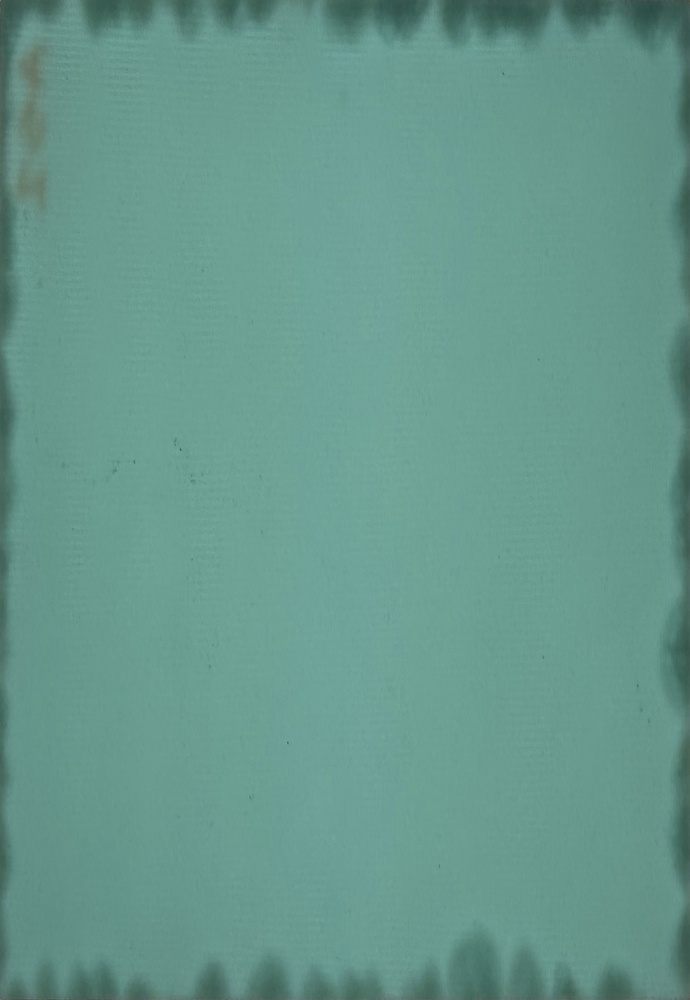
#> input picture corrected/AS1 Back.jpeg, 690 x 1000 px, shrunk from 2000 x 2900 before the run; its folder holds only this picture in this run
$ python damageAssesment.py
#> lines starting #> are read from the running program, lines starting #| are printed output that depends on the picture
import cv2
import numpy as np
from matplotlib import pyplot as plt
from scipy.optimize import curve_fit
import pandas as pd

SCALE = 0.0025 #1mm = 400 pixel

def Gauss(x,a,x0,sigma):
    return a*np.exp(-(x-x0)**2/(2*sigma**2))


def getDamageInfo(file):
#> called with file = 'corrected/AS1 Back.jpeg'
    img = cv2.imread(file)
#> img is the input picture: shape (1000, 690, 3); mean B, G, R 140.4, 152, 102.7
    #print(img)
    imgray = cv2.cvtColor(img, cv2.COLOR_RGB2GRAY)
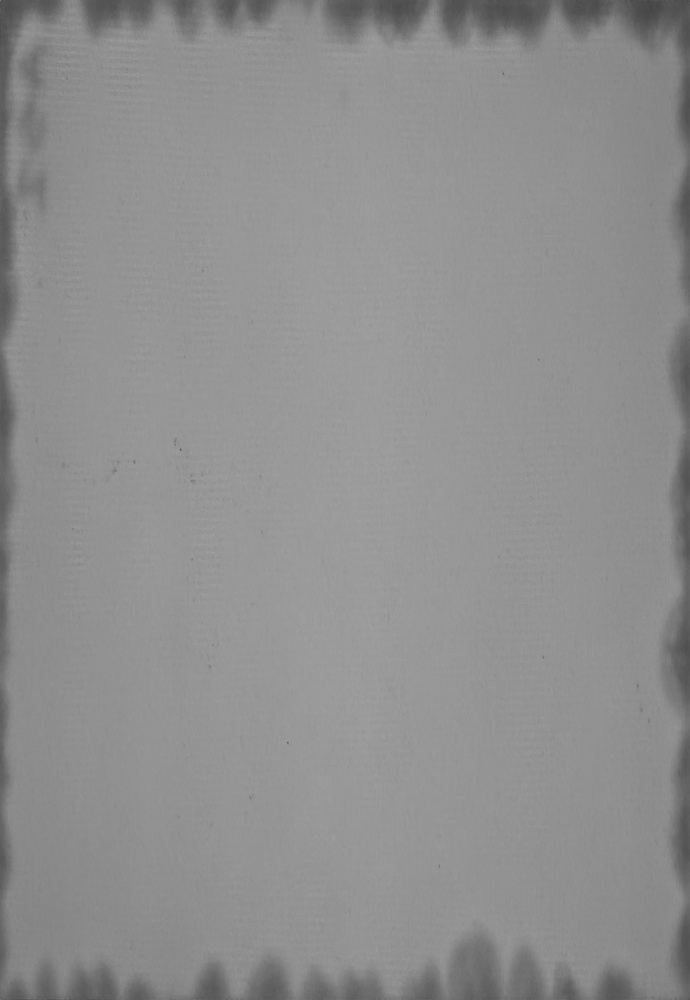
#> imgray: shape (1000, 690); min 69, max 161, mean 142.9
    #print(imgray.shape)
    noPixel = imgray.shape[0]*imgray.shape[1]
#> noPixel = 690000
    histogram, bin_edges = np.histogram(imgray, bins=256, range=(0, 255))
#> histogram = 256 values, max 49453 at index 148, min 0 at index 0, mean 2695.3; bin_edges = 257 values from 0 to 255
    freq = []; colour = []; percfreq = []; data = []
    for index, x in enumerate(histogram):
        colour.append(index)
        freq.append(histogram[index])
        data.append([index,histogram[index]])
        percfreq.append((histogram[index]/noPixel)*100)
#> after the loop, colour = 256 values from 0 to 255; data = 256 pairs, first value 0 to 255, second value 0 to 49453; freq has the same summary as histogram; percfreq = 256 values, max 7.17 at index 148, min 0 at index 0, mean 0.391
    grad = np.gradient(data, axis=0)
#> grad = 256 pairs, first value 1 to 1, second value -7710.5 to 5595
    data = np.array(data)
    gradmax = np.argmax(grad, axis = 0)
#> gradmax = [0, 146]
    gradmin = np.argmin(grad, axis = 0)
#> gradmin = [0, 155]
    yintercept = ((gradmax + gradmin) // 2)[1] # "max" point
#> yintercept = 150
    #print(yintercept)
    #print(grad)
    grad2 = np.gradient(grad[:,1])
#> grad2 = 256 values, max 3101.8 at index 157, min -3305.5 at index 147, mean 0
    #print(grad2)

    for x in range(yintercept,0,-1):
        print(x)
        """if grad2[x] < 200 and grad2[x] > 0:
            UpperCuttOff = x
            break"""
        if grad[x,1] < 500 and grad2[x] > 0:
            UpperCuttOff = x
            break
    lowerCutOff = 0
    for y in range(0,UpperCuttOff):
        if data[y][1] >20:
            lowerCutOff = y
            print(lowerCutOff)
            break

    damage = data[lowerCutOff:UpperCuttOff]
#> damage = 59 pairs, first value 72 to 130, second value 25 to 2032
    #print(damage)
    y = damage[:,1]
#> y = 59 values, max 2032 at index 58, min 25 at index 0, mean 1178.2
    x = damage[:,0]
#> x = 59 values from 72 to 130
    #print(x)
    mean = sum(x * y) / sum(y)
#> mean = 108.7
    sigma = np.sqrt(sum(y * (x - mean)**2) / sum(y))
#> sigma = 14
    area = sum(y)*0.0025
#> area = 173.8
    #print(mean)
    try:
        popt,pcov = curve_fit(Gauss, x, y, p0=[max(y), mean, sigma])
#> popt = [1765.4, 121.2, 25.98]; pcov = [[1738.4, 26.92, 1.43], [26.92, 4.52, 3.37], [1.43, 3.37, 3.3]]
    except:
        print("Couldnt fit curve" + "\n" + "Probally due to no damage existing")
        popt = -1
        plt.imshow(imgray)
        plt.title("Image of coupon")
        plt.show()
        #input()
        return -1, -1, -1, -1, 0, 0, lowerCutOff, UpperCuttOff
     #1 mm = 20 pixel so 1 pixel = 0.05mm so 1x1 pixel = 0.0025mm^2

    plt.subplot(2, 2, 1)
    plt.bar(colour, freq) # x axis: colour, y axis: freq
    plt.title("Histogram of damage")
    plt.plot(damage[:,0],damage[:,1],color = 'orange')
    plt.xlabel("Frequency of certain shade")
    plt.ylabel("Shade of pixel")
    plt.plot(grad2, color = "green")
    plt.plot(grad[:,1], color = "pink")

    plt.subplot(2,2,2)
    plt.imshow(imgray)
    plt.title("Image of coupon")
    #plt.show()


    plt.subplot(2,2,3)
    plt.plot(damage)

    plt.subplot(2,2,4)

    plt.plot(x, y, 'b+:', label='data')
    plt.plot(x, Gauss(x, *popt), 'r-', label='fit')
    plt.legend()
    plt.tight_layout()

    plt.show()
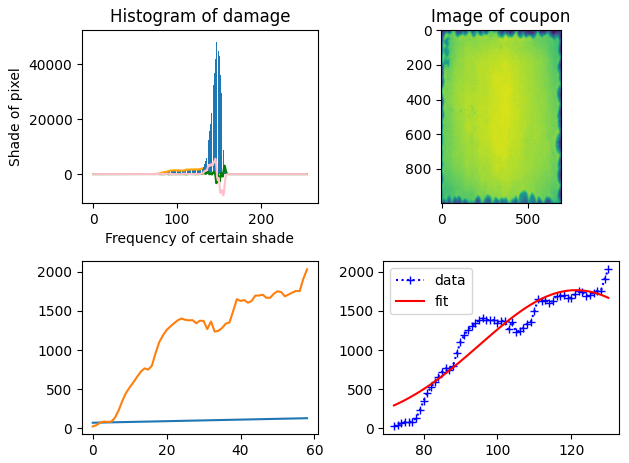
#> figure drawn by matplotlib, 4 panels; panel 1: tallest bar 49453 high, from x = 147.6 to 148.4; panel 1: curve peaks at x = 130, y = 2032; panel 1: curve peaks at x = 157, y = 3101.8; panel 1: curve peaks at x = 146, y = 5595
    return popt[0],popt[1], popt[2], mean, sigma, area, UpperCuttOff, lowerCutOff #returns [[a,x0,sigma of guassian],total area of damage


import os

import pandas as pd

path = "corrected"
files = os.listdir(path)
print(files)
info = []
#info.append(["a","x0","sigma","mean","std dev","area"])
for file in files:
    imgPath = "corrected/"+file
    #imgPath = "cropped/MA5.jpg"
    info.append(getDamageInfo(imgPath))
#plt.show()
#print((info[0]))
np.savetxt("DamageCurveData.csv",info,delimiter=",")

$ run again, on corrected/AS3 Front.jpeg
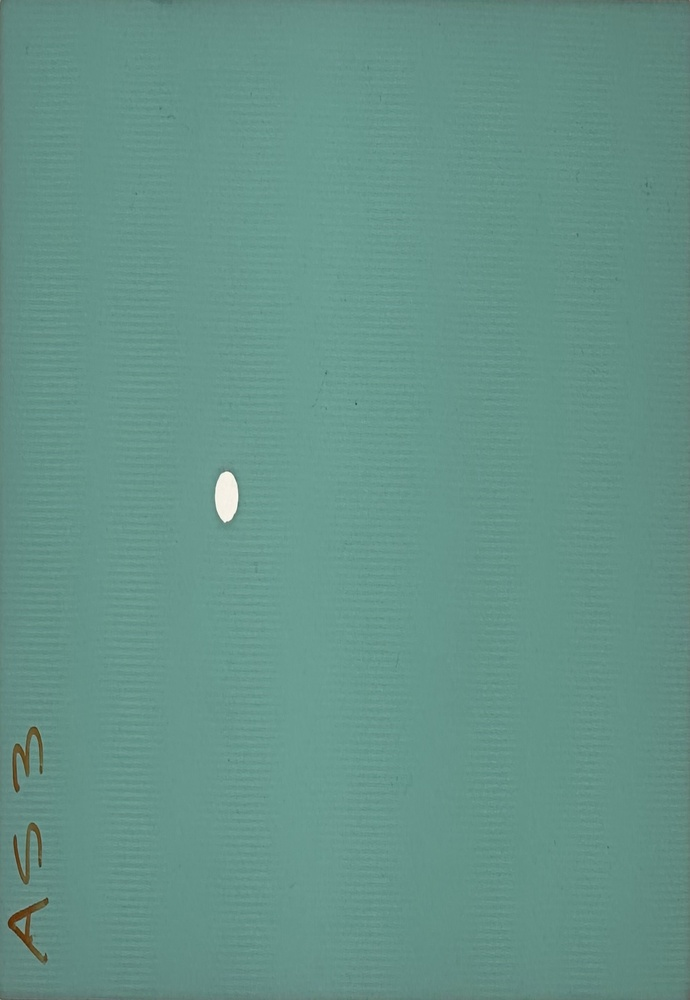
#> input picture corrected/AS3 Front.jpeg, 690 x 1000 px, shrunk from 2000 x 2900 before the run
#> in getDamageInfo, img is the input picture: shape (1000, 690, 3); mean B, G, R 136.3, 146.7, 100.8
#> in getDamageInfo, `imgray = cv2.cvtColor(img, cv2.COLOR_RGB2GRAY)`:
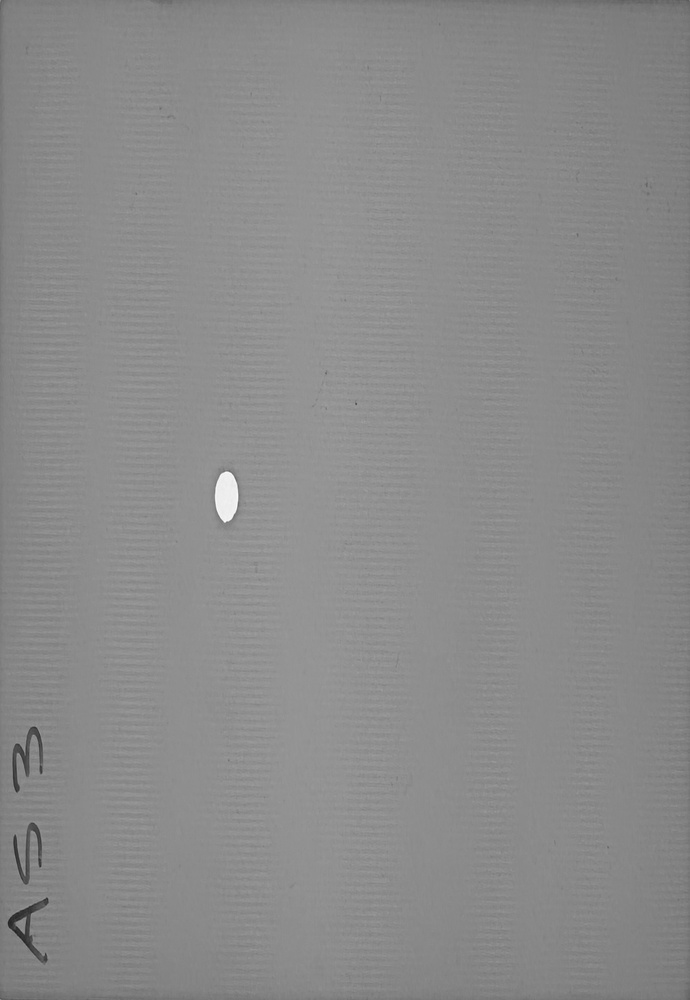
#> imgray: shape (1000, 690); min 32, max 252, mean 138.4
#> histogram = 256 values, max 46814 at index 139, min 0 at index 0, mean 2695.3; bin_edges = 257 values from 0 to 255
#> the loop in getDamageInfo, `for index, x in enumerate(histogram):` made 256 passes
#> x on passes 1 to 3: 0, 0, 0
#> after the loop in getDamageInfo, `for index, x in enumerate(histogram):`: colour = 256 values from 0 to 255; data = 256 pairs, first value 0 to 255, second value 0 to 46814; freq has the same summary as histogram; percfreq = 256 values, max 6.78 at index 139, min 0 at index 0, mean 0.391
#> grad = 256 pairs, first value 1 to 1, second value -6952.5 to 5200
#> gradmax = [0, 137]
#> gradmin = [0, 149]
#> yintercept = 143
#> grad2 = 256 values, max 2446 at index 150, min -3171.5 at index 139, mean 0
#> damage = 73 pairs, first value 48 to 120, second value 15 to 1088
#> y = 73 values, max 1088 at index 72, min 15 at index 48, mean 101.7
#> in getDamageInfo, `x = damage[:,0]`: x = 73 values from 48 to 120
#> mean = 104.7
#> sigma = 20.24
#> area = 18.56

$ run again, on corrected/AS4 Back.jpeg
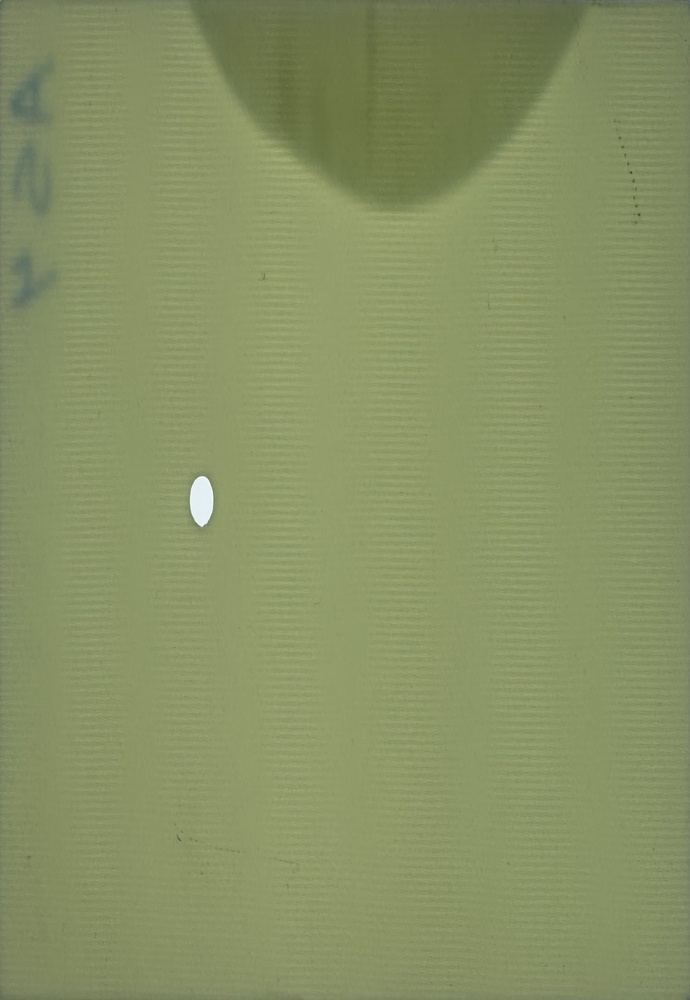
#> input picture corrected/AS4 Back.jpeg, 690 x 1000 px, shrunk from 2000 x 2900 before the run
#> in getDamageInfo, img is the input picture: shape (1000, 690, 3); mean B, G, R 100, 145.7, 135.4
#> in getDamageInfo, `imgray = cv2.cvtColor(img, cv2.COLOR_RGB2GRAY)`:
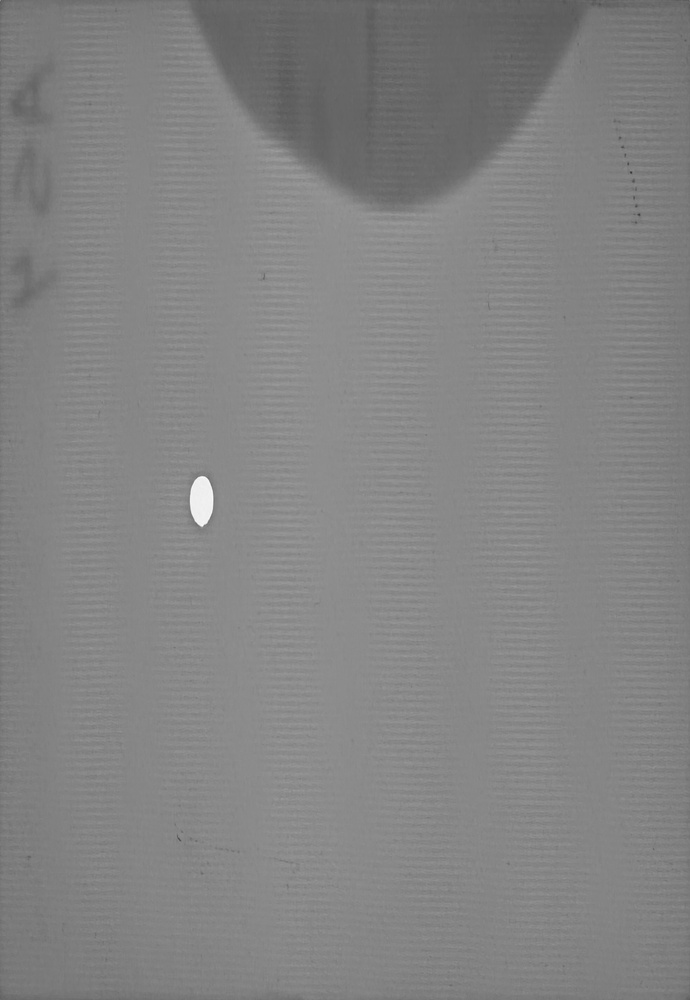
#> imgray: shape (1000, 690); min 54, max 252, mean 130.9
#> histogram = 256 values, max 42980 at index 134, min 0 at index 0, mean 2695.3; bin_edges = 257 values from 0 to 255
#> the loop in getDamageInfo, `for index, x in enumerate(histogram):` made 256 passes
#> x on passes 1 to 3: 0, 0, 0
#> after the loop in getDamageInfo, `for index, x in enumerate(histogram):`: colour = 256 values from 0 to 255; data = 256 pairs, first value 0 to 255, second value 0 to 42980; freq has the same summary as histogram; percfreq = 256 values, max 6.23 at index 134, min 0 at index 0, mean 0.391
#> grad = 256 pairs, first value 1 to 1, second value -6286 to 4619.5
#> gradmax = [0, 131]
#> gradmin = [0, 142]
#> yintercept = 136
#> grad2 = 256 values, max 1622 at index 143, min -1775 at index 102, mean 0
#> damage = 26 pairs, first value 90 to 115, second value 27 to 8476
#> y = 26 values, max 8476 at index 12, min 27 at index 0, mean 2441.6
#> in getDamageInfo, `x = damage[:,0]`: x = 26 values from 90 to 115
#> mean = 103.6
#> sigma = 4.77
#> area = 158.7
#> popt = [7218.5, 102.4, 2.94]; pcov = [[230354.5, 3.33e-05, -62.58], [3.33e-05, 0.051, -1.38e-08], [-62.58, -1.38e-08, 0.051]]
#> in getDamageInfo, `plt.show()`:
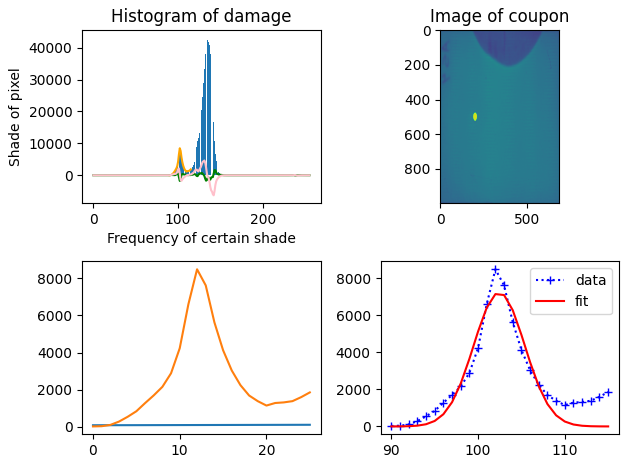
#> figure drawn by matplotlib, 4 panels; panel 1: tallest bar 42980 high, from x = 133.6 to 134.4; panel 1: curve peaks at x = 102, y = 8476; panel 1: curve peaks at x = 143, y = 1622; panel 1: curve peaks at x = 131, y = 4619.5

$ run again, on corrected/AS1 Front.jpeg
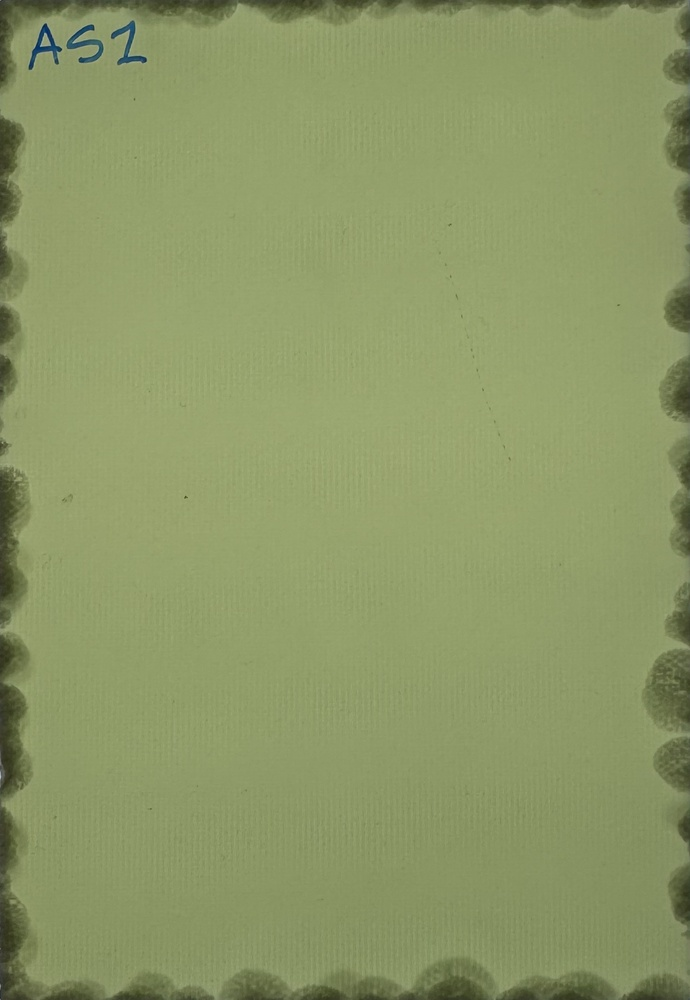
#> input picture corrected/AS1 Front.jpeg, 690 x 1000 px, shrunk from 2000 x 2900 before the run
#> in getDamageInfo, img is the input picture: shape (1000, 690, 3); mean B, G, R 102.1, 152, 140.3
#> in getDamageInfo, `imgray = cv2.cvtColor(img, cv2.COLOR_RGB2GRAY)`:
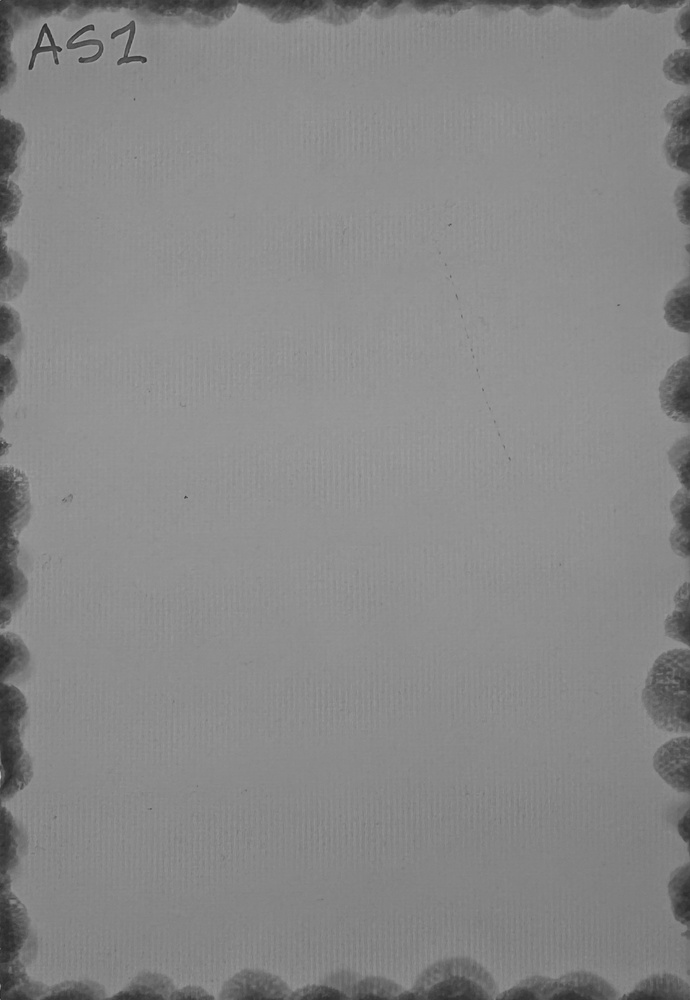
#> imgray: shape (1000, 690); min 39, max 188, mean 135.9
#> histogram = 256 values, max 47453 at index 144, min 0 at index 0, mean 2695.3; bin_edges = 257 values from 0 to 255
#> the loop in getDamageInfo, `for index, x in enumerate(histogram):` made 256 passes
#> x on passes 1 to 3: 0, 0, 0
#> after the loop in getDamageInfo, `for index, x in enumerate(histogram):`: colour = 256 values from 0 to 255; data = 256 pairs, first value 0 to 255, second value 0 to 47453; freq has the same summary as histogram; percfreq = 256 values, max 6.88 at index 144, min 0 at index 0, mean 0.391
#> grad = 256 pairs, first value 1 to 1, second value -10229 to 4216
#> gradmax = [0, 137]
#> gradmin = [0, 148]
#> yintercept = 142
#> grad2 = 256 values, max 2794.8 at index 150, min -3928.8 at index 145, mean 0
#> damage = 79 pairs, first value 44 to 122, second value 21 to 1209
#> y = 79 values, max 1209 at index 78, min 21 at index 0, mean 769.2
#> in getDamageInfo, `x = damage[:,0]`: x = 79 values from 44 to 122
#> mean = 90.56
#> sigma = 20.08
#> area = 151.9
#> popt = [1039.4, 108.1, 39.85]; pcov = [[380.2, 12.69, -2.55], [12.69, 7.36, 6.1], [-2.55, 6.1, 6.61]]
#> in getDamageInfo, `plt.show()`:
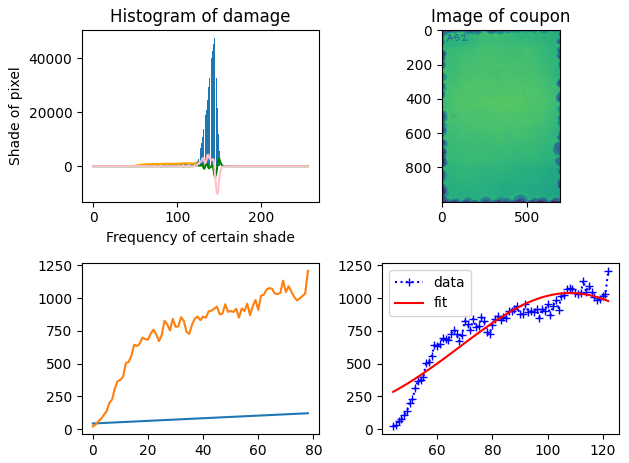
#> figure drawn by matplotlib, 4 panels; panel 1: tallest bar 47453 high, from x = 143.6 to 144.4; panel 1: curve peaks at x = 122, y = 1209; panel 1: curve peaks at x = 150, y = 2794.8; panel 1: curve peaks at x = 137, y = 4216
